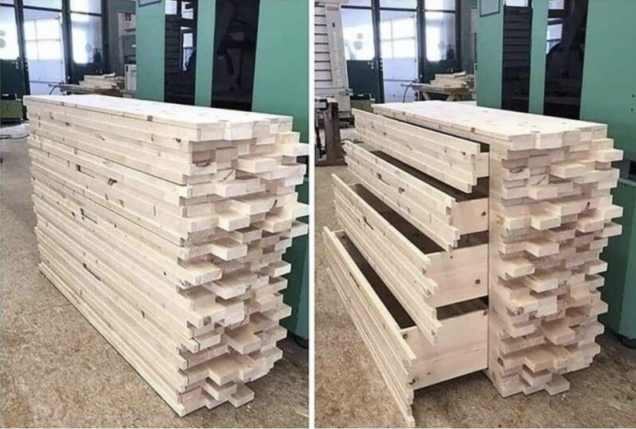
#> input picture assets/media/issues-media/30Jul2020_21h44maepxsihgqqtuxuo.png, 1272 x 858 px (shown at 1/2 size)
$ python make_thumbnail.py
#> lines starting #> are read from the running program, lines starting #| are printed output that depends on the picture; after the words box and inside, x2 and y2 are one past the last pixel; in counts of white or black regions, pixels touching at a corner belong together
#> further down, im is the input picture: PIL image 1272x858 RGBA; mean R, G, B, A 157.7, 150.8, 140.5, 255
from PIL import Image, ImageDraw, ImageFilter


# expand rectangle by adding margins to create a square
def expand2square(pil_img, background_color):
    width, height = pil_img.size
    if width == height:
        return pil_img
    elif width > height:
        result = Image.new(pil_img.mode, (width, width), background_color)
        result.paste(pil_img, (0, (width - height) // 2))
        return result
    else:
        result = Image.new(pil_img.mode, (height, height), background_color)
        result.paste(pil_img, ((height - width) // 2, 0))
        return result

def crop_center(pil_img, crop_width, crop_height):
#> called with crop_width = 858, crop_height = 858
    img_width, img_height = pil_img.size
#> img_width = 1272; img_height = 858
    return pil_img.crop(((img_width - crop_width) // 2,
                         (img_height - crop_height) // 2,
                         (img_width + crop_width) // 2,
                         (img_height + crop_height) // 2))
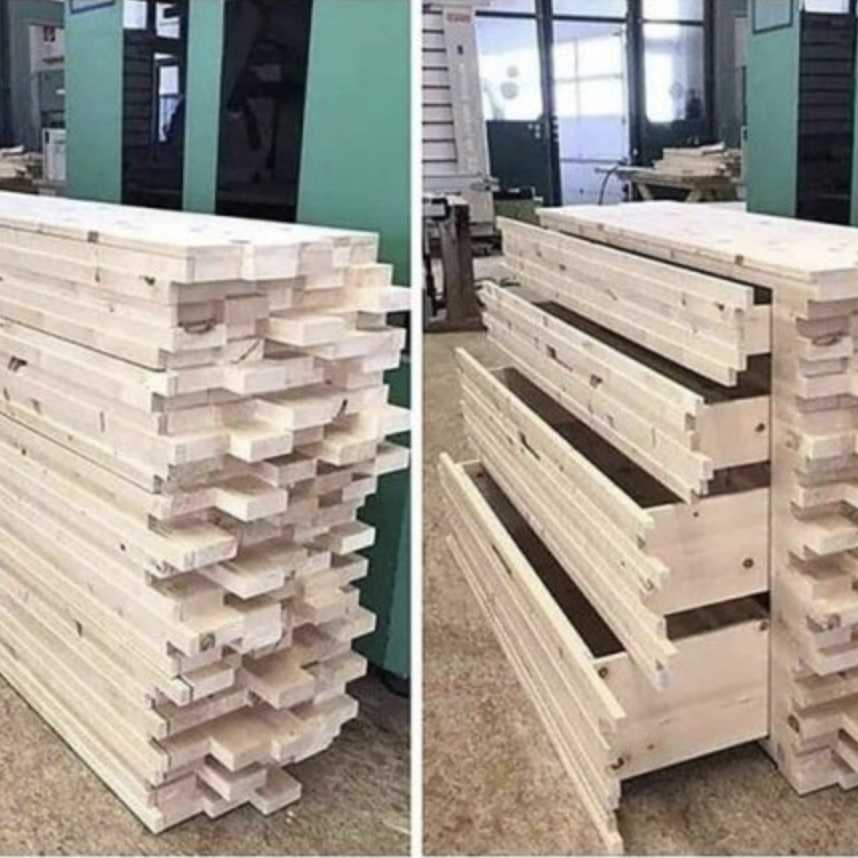
#> returned value: PIL image 858x858 RGBA; mean R, G, B, A 162.4, 154.8, 144.3, 255

# Crop the largest possible square from a rectangle
def crop_max_square(pil_img):
    return crop_center(pil_img, min(pil_img.size), min(pil_img.size))

# crop a square image into a circular image
def mask_circle_transparent(pil_img, blur_radius, offset=0):
#> called with blur_radius = 0, offset = 0
    offset = blur_radius * 2 + offset
    mask = Image.new("L", pil_img.size, 0)
#> mask: PIL image 600x600 L; every value is 0
    draw = ImageDraw.Draw(mask)
    draw.ellipse((offset, offset, pil_img.size[0] - offset, pil_img.size[1] - offset), fill=255)
    mask = mask.filter(ImageFilter.GaussianBlur(blur_radius))
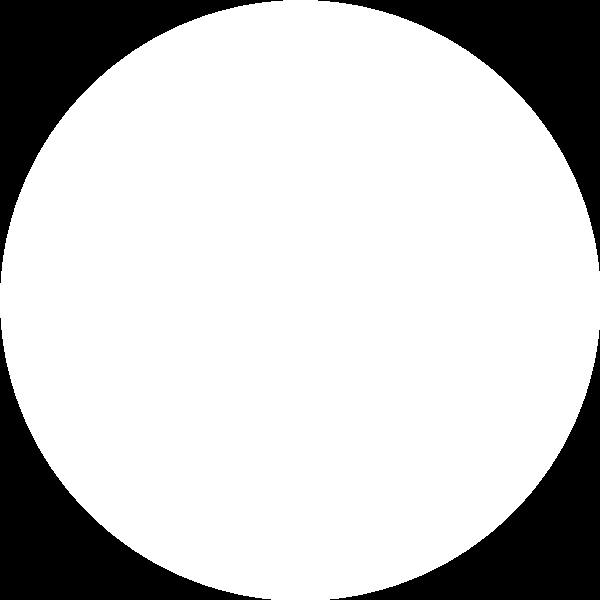
#> mask: PIL image 600x600 L; 78.7% white; 4 black regions, box (x1, y1, x2, y2) and area: (0, 0, 283, 283) 19410, (318, 0, 600, 271) 19127, (0, 318, 271, 600) 19127, (330, 330, 600, 600) 18845

    result = pil_img.copy()
    result.putalpha(mask)
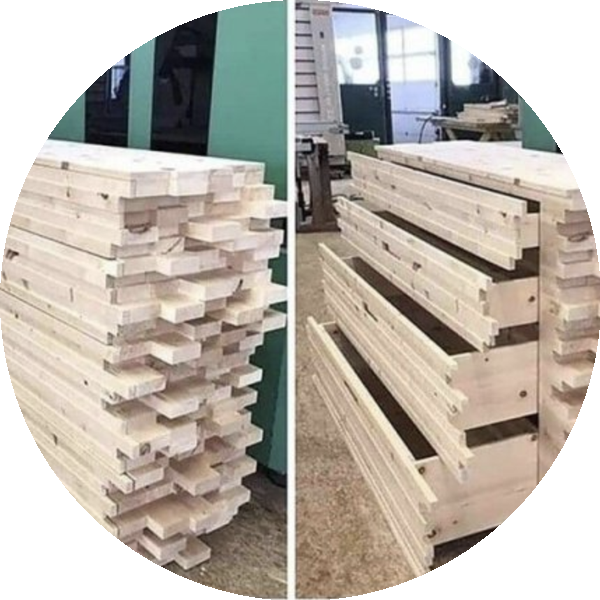
#> result: PIL image 600x600 RGBA; mean R, G, B, A 162.4, 154.8, 144.3, 200.8; transparent parts drawn white

    return result

if __name__ == "__main__":
    im = Image.open('./assets/media/issues-media/30Jul2020_21h44maepxsihgqqtuxuo.png')
    im_square = crop_max_square(im).resize((600, 600), Image.LANCZOS)
    im_thumb = mask_circle_transparent(im_square, 0)
    im_thumb.save('./assets/media/test.png')
